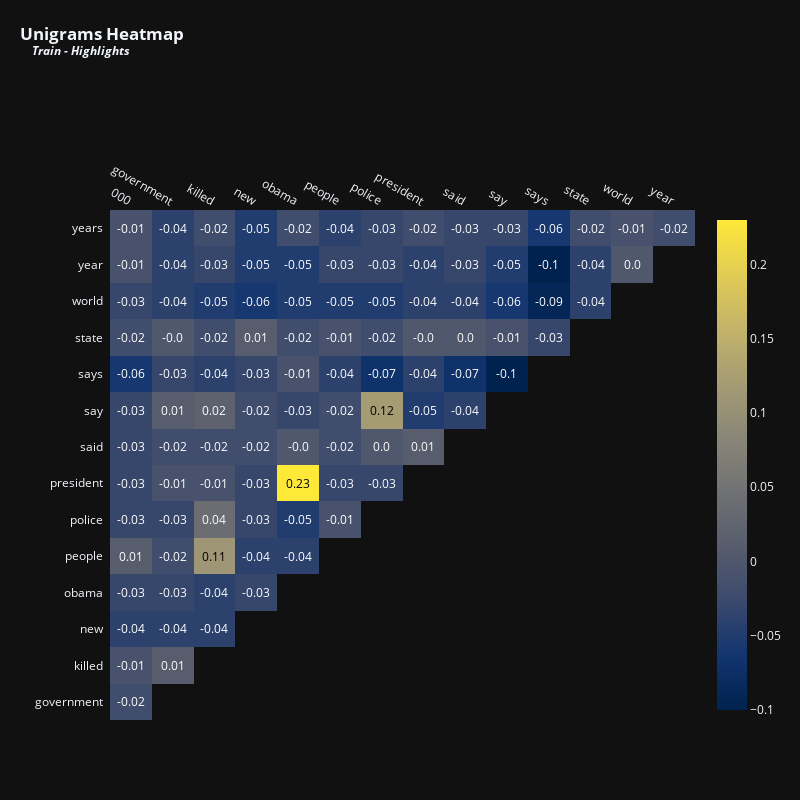

Write notebook code for a chart like this one.
### Code cell
vectorizer = TfidfVectorizer(max_features = 15,stop_words = 'english') # Top 15 terms
x = vectorizer.fit_transform(train_all['highlights'])
df_tfidfvect = pd.DataFrame(x.toarray(), columns=vectorizer.get_feature_names_out())
plot_correlation(df_tfidfvect, 'Unigrams', 'Train - Highlights', 800, 800, 12)

### Figure 1 — Plotly figure (JSON) as saved in the notebook; plotly's stock layout.template omitted (floating-point values rounded to 4 significant figures)
{"data": [{"colorscale": [[0, "#00224e"], [0.1111, "#123570"], [0.2222, "#3b496c"], [0.3333, "#575d6d"], [0.4444, "#707173"], [0.5556, "#8a8678"], [0.6667, "#a59c74"], [0.7778, "#c3b369"], [0.8889, "#e1cc55"], [1, "#fee838"]], "reversescale": false, "showscale": false, "type": "heatmap", "x": ["000", "government", "killed", "new", "obama", "people", "police", "president", "said", "say", "says", "state", "world", "year"], "y": ["years", "year", "world", "state", "says", "say", "said", "president", "police", "people", "obama", "new", "killed", "government"], "z": [[-0.01, -0.04, -0.02, -0.05, -0.02, -0.04, -0.03, -0.02, -0.03, -0.03, -0.06, -0.02, -0.01, -0.02], [-0.01, -0.04, -0.03, -0.05, -0.05, -0.03, -0.03, -0.04, -0.03, -0.05, -0.1, -0.04, 0], [-0.03, -0.04, -0.05, -0.06, -0.05, -0.05, -0.05, -0.04, -0.04, -0.06, -0.09, -0.04], [-0.02, 0, -0.02, 0.01, -0.02, -0.01, -0.02, 0, 0, -0.01, -0.03], [-0.06, -0.03, -0.04, -0.03, -0.01, -0.04, -0.07, -0.04, -0.07, -0.1], [-0.03, 0.01, 0.02, -0.02, -0.03, -0.02, 0.12, -0.05, -0.04], [-0.03, -0.02, -0.02, -0.02, 0, -0.02, 0, 0.01], [-0.03, -0.01, -0.01, -0.03, 0.23, -0.03, -0.03], [-0.03, -0.03, 0.04, -0.03, -0.05, -0.01], [0.01, -0.02, 0.11, -0.04, -0.04], [-0.03, -0.03, -0.04, -0.03], [-0.04, -0.04, -0.04], [-0.01, 0.01], [-0.02]]}, {"colorscale": [[0, "#00224e"], [0.1111, "#123570"], [0.2222, "#3b496c"], [0.3333, "#575d6d"], [0.4444, "#707173"], [0.5556, "#8a8678"], [0.6667, "#a59c74"], [0.7778, "#c3b369"], [0.8889, "#e1cc55"], [1, "#fee838"]], "showscale": true, "type": "heatmap", "visible": true, "z": [[-0.01, -0.04, -0.02, -0.05, -0.02, -0.04, -0.03, -0.02, -0.03, -0.03, -0.06, -0.02, -0.01, -0.02], [-0.01, -0.04, -0.03, -0.05, -0.05, -0.03, -0.03, -0.04, -0.03, -0.05, -0.1, -0.04, 0], [-0.03, -0.04, -0.05, -0.06, -0.05, -0.05, -0.05, -0.04, -0.04, -0.06, -0.09, -0.04], [-0.02, 0, -0.02, 0.01, -0.02, -0.01, -0.02, 0, 0, -0.01, -0.03], [-0.06, -0.03, -0.04, -0.03, -0.01, -0.04, -0.07, -0.04, -0.07, -0.1], [-0.03, 0.01, 0.02, -0.02, -0.03, -0.02, 0.12, -0.05, -0.04], [-0.03, -0.02, -0.02, -0.02, 0, -0.02, 0, 0.01], [-0.03, -0.01, -0.01, -0.03, 0.23, -0.03, -0.03], [-0.03, -0.03, 0.04, -0.03, -0.05, -0.01], [0.01, -0.02, 0.11, -0.04, -0.04], [-0.03, -0.03, -0.04, -0.03], [-0.04, -0.04, -0.04], [-0.01, 0.01], [-0.02]]}], "layout": {"annotations": [{"font": {"color": "#FFFFFF", "size": 12}, "showarrow": false, "text": "-0.01", "x": "000", "xref": "x", "y": "years", "yref": "y"}, {"font": {"color": "#FFFFFF", "size": 12}, "showarrow": false, "text": "-0.04", "x": "government", "xref": "x", "y": "years", "yref": "y"}, {"font": {"color": "#FFFFFF", "size": 12}, "showarrow": false, "text": "-0.02", "x": "killed", "xref": "x", "y": "years", "yref": "y"}, {"font": {"color": "#FFFFFF", "size": 12}, "showarrow": false, "text": "-0.05", "x": "new", "xref": "x", "y": "years", "yref": "y"}, {"font": {"color": "#FFFFFF", "size": 12}, "showarrow": false, "text": "-0.02", "x": "obama", "xref": "x", "y": "years", "yref": "y"}, {"font": {"color": "#FFFFFF", "size": 12}, "showarrow": false, "text": "-0.04", "x": "people", "xref": "x", "y": "years", "yref": "y"}, {"font": {"color": "#FFFFFF", "size": 12}, "showarrow": false, "text": "-0.03", "x": "police", "xref": "x", "y": "years", "yref": "y"}, {"font": {"color": "#FFFFFF", "size": 12}, "showarrow": false, "text": "-0.02", "x": "president", "xref": "x", "y": "years", "yref": "y"}, {"font": {"color": "#FFFFFF", "size": 12}, "showarrow": false, "text": "-0.03", "x": "said", "xref": "x", "y": "years", "yref": "y"}, {"font": {"color": "#FFFFFF", "size": 12}, "showarrow": false, "text": "-0.03", "x": "say", "xref": "x", "y": "years", "yref": "y"}, {"font": {"color": "#FFFFFF", "size": 12}, "showarrow": false, "text": "-0.06", "x": "says", "xref": "x", "y": "years", "yref": "y"}, {"font": {"color": "#FFFFFF", "size": 12}, "showarrow": false, "text": "-0.02", "x": "state", "xref": "x", "y": "years", "yref": "y"}, {"font": {"color": "#FFFFFF", "size": 12}, "showarrow": false, "text": "-0.01", "x": "world", "xref": "x", "y": "years", "yref": "y"}, {"font": {"color": "#FFFFFF", "size": 12}, "showarrow": false, "text": "-0.02", "x": "year", "xref": "x", "y": "years", "yref": "y"}, {"font": {"color": "#FFFFFF", "size": 12}, "showarrow": false, "text": "-0.01", "x": "000", "xref": "x", "y": "year", "yref": "y"}, {"font": {"color": "#FFFFFF", "size": 12}, "showarrow": false, "text": "-0.04", "x": "government", "xref": "x", "y": "year", "yref": "y"}, {"font": {"color": "#FFFFFF", "size": 12}, "showarrow": false, "text": "-0.03", "x": "killed", "xref": "x", "y": "year", "yref": "y"}, {"font": {"color": "#FFFFFF", "size": 12}, "showarrow": false, "text": "-0.05", "x": "new", "xref": "x", "y": "year", "yref": "y"}, {"font": {"color": "#FFFFFF", "size": 12}, "showarrow": false, "text": "-0.05", "x": "obama", "xref": "x", "y": "year", "yref": "y"}, {"font": {"color": "#FFFFFF", "size": 12}, "showarrow": false, "text": "-0.03", "x": "people", "xref": "x", "y": "year", "yref": "y"}, {"font": {"color": "#FFFFFF", "size": 12}, "showarrow": false, "text": "-0.03", "x": "police", "xref": "x", "y": "year", "yref": "y"}, {"font": {"color": "#FFFFFF", "size": 12}, "showarrow": false, "text": "-0.04", "x": "president", "xref": "x", "y": "year", "yref": "y"}, {"font": {"color": "#FFFFFF", "size": 12}, "showarrow": false, "text": "-0.03", "x": "said", "xref": "x", "y": "year", "yref": "y"}, {"font": {"color": "#FFFFFF", "size": 12}, "showarrow": false, "text": "-0.05", "x": "say", "xref": "x", "y": "year", "yref": "y"}, {"font": {"color": "#FFFFFF", "size": 12}, "showarrow": false, "text": "-0.1", "x": "says", "xref": "x", "y": "year", "yref": "y"}, {"font": {"color": "#FFFFFF", "size": 12}, "showarrow": false, "text": "-0.04", "x": "state", "xref": "x", "y": "year", "yref": "y"}, {"font": {"color": "#FFFFFF", "size": 12}, "showarrow": false, "text": "0.0", "x": "world", "xref": "x", "y": "year", "yref": "y"}, {"font": {"color": "#FFFFFF", "size": 12}, "showarrow": false, "text": "-0.03", "x": "000", "xref": "x", "y": "world", "yref": "y"}, {"font": {"color": "#FFFFFF", "size": 12}, "showarrow": false, "text": "-0.04", "x": "government", "xref": "x", "y": "world", "yref": "y"}, {"font": {"color": "#FFFFFF", "size": 12}, "showarrow": false, "text": "-0.05", "x": "killed", "xref": "x", "y": "world", "yref": "y"}, {"font": {"color": "#FFFFFF", "size": 12}, "showarrow": false, "text": "-0.06", "x": "new", "xref": "x", "y": "world", "yref": "y"}, {"font": {"color": "#FFFFFF", "size": 12}, "showarrow": false, "text": "-0.05", "x": "obama", "xref": "x", "y": "world", "yref": "y"}, {"font": {"color": "#FFFFFF", "size": 12}, "showarrow": false, "text": "-0.05", "x": "people", "xref": "x", "y": "world", "yref": "y"}, {"font": {"color": "#FFFFFF", "size": 12}, "showarrow": false, "text": "-0.05", "x": "police", "xref": "x", "y": "world", "yref": "y"}, {"font": {"color": "#FFFFFF", "size": 12}, "showarrow": false, "text": "-0.04", "x": "president", "xref": "x", "y": "world", "yref": "y"}, {"font": {"color": "#FFFFFF", "size": 12}, "showarrow": false, "text": "-0.04", "x": "said", "xref": "x", "y": "world", "yref": "y"}, {"font": {"color": "#FFFFFF", "size": 12}, "showarrow": false, "text": "-0.06", "x": "say", "xref": "x", "y": "world", "yref": "y"}, {"font": {"color": "#FFFFFF", "size": 12}, "showarrow": false, "text": "-0.09", "x": "says", "xref": "x", "y": "world", "yref": "y"}, {"font": {"color": "#FFFFFF", "size": 12}, "showarrow": false, "text": "-0.04", "x": "state", "xref": "x", "y": "world", "yref": "y"}, {"font": {"color": "#FFFFFF", "size": 12}, "showarrow": false, "text": "-0.02", "x": "000", "xref": "x", "y": "state", "yref": "y"}, {"font": {"color": "#FFFFFF", "size": 12}, "showarrow": false, "text": "-0.0", "x": "government", "xref": "x", "y": "state", "yref": "y"}, {"font": {"color": "#FFFFFF", "size": 12}, "showarrow": false, "text": "-0.02", "x": "killed", "xref": "x", "y": "state", "yref": "y"}, {"font": {"color": "#FFFFFF", "size": 12}, "showarrow": false, "text": "0.01", "x": "new", "xref": "x", "y": "state", "yref": "y"}, {"font": {"color": "#FFFFFF", "size": 12}, "showarrow": false, "text": "-0.02", "x": "obama", "xref": "x", "y": "state", "yref": "y"}, {"font": {"color": "#FFFFFF", "size": 12}, "showarrow": false, "text": "-0.01", "x": "people", "xref": "x", "y": "state", "yref": "y"}, {"font": {"color": "#FFFFFF", "size": 12}, "showarrow": false, "text": "-0.02", "x": "police", "xref": "x", "y": "state", "yref": "y"}, {"font": {"color": "#FFFFFF", "size": 12}, "showarrow": false, "text": "-0.0", "x": "president", "xref": "x", "y": "state", "yref": "y"}, {"font": {"color": "#FFFFFF", "size": 12}, "showarrow": false, "text": "0.0", "x": "said", "xref": "x", "y": "state", "yref": "y"}, {"font": {"color": "#FFFFFF", "size": 12}, "showarrow": false, "text": "-0.01", "x": "say", "xref": "x", "y": "state", "yref": "y"}, {"font": {"color": "#FFFFFF", "size": 12}, "showarrow": false, "text": "-0.03", "x": "says", "xref": "x", "y": "state", "yref": "y"}, {"font": {"color": "#FFFFFF", "size": 12}, "showarrow": false, "text": "-0.06", "x": "000", "xref": "x", "y": "says", "yref": "y"}, {"font": {"color": "#FFFFFF", "size": 12}, "showarrow": false, "text": "-0.03", "x": "government", "xref": "x", "y": "says", "yref": "y"}, {"font": {"color": "#FFFFFF", "size": 12}, "showarrow": false, "text": "-0.04", "x": "killed", "xref": "x", "y": "says", "yref": "y"}, {"font": {"color": "#FFFFFF", "size": 12}, "showarrow": false, "text": "-0.03", "x": "new", "xref": "x", "y": "says", "yref": "y"}, {"font": {"color": "#FFFFFF", "size": 12}, "showarrow": false, "text": "-0.01", "x": "obama", "xref": "x", "y": "says", "yref": "y"}, {"font": {"color": "#FFFFFF", "size": 12}, "showarrow": false, "text": "-0.04", "x": "people", "xref": "x", "y": "says", "yref": "y"}, {"font": {"color": "#FFFFFF", "size": 12}, "showarrow": false, "text": "-0.07", "x": "police", "xref": "x", "y": "says", "yref": "y"}, {"font": {"color": "#FFFFFF", "size": 12}, "showarrow": false, "text": "-0.04", "x": "president", "xref": "x", "y": "says", "yref": "y"}, {"font": {"color": "#FFFFFF", "size": 12}, "showarrow": false, "text": "-0.07", "x": "said", "xref": "x", "y": "says", "yref": "y"}, {"font": {"color": "#FFFFFF", "size": 12}, "showarrow": false, "text": "-0.1", "x": "say", "xref": "x", "y": "says", "yref": "y"}, {"font": {"color": "#FFFFFF", "size": 12}, "showarrow": false, "text": "-0.03", "x": "000", "xref": "x", "y": "say", "yref": "y"}, {"font": {"color": "#FFFFFF", "size": 12}, "showarrow": false, "text": "0.01", "x": "government", "xref": "x", "y": "say", "yref": "y"}, {"font": {"color": "#FFFFFF", "size": 12}, "showarrow": false, "text": "0.02", "x": "killed", "xref": "x", "y": "say", "yref": "y"}, {"font": {"color": "#FFFFFF", "size": 12}, "showarrow": false, "text": "-0.02", "x": "new", "xref": "x", "y": "say", "yref": "y"}, {"font": {"color": "#FFFFFF", "size": 12}, "showarrow": false, "text": "-0.03", "x": "obama", "xref": "x", "y": "say", "yref": "y"}, {"font": {"color": "#FFFFFF", "size": 12}, "showarrow": false, "text": "-0.02", "x": "people", "xref": "x", "y": "say", "yref": "y"}, {"font": {"color": "#000000", "size": 12}, "showarrow": false, "text": "0.12", "x": "police", "xref": "x", "y": "say", "yref": "y"}, {"font": {"color": "#FFFFFF", "size": 12}, "showarrow": false, "text": "-0.05", "x": "president", "xref": "x", "y": "say", "yref": "y"}, {"font": {"color": "#FFFFFF", "size": 12}, "showarrow": false, "text": "-0.04", "x": "said", "xref": "x", "y": "say", "yref": "y"}, {"font": {"color": "#FFFFFF", "size": 12}, "showarrow": false, "text": "-0.03", "x": "000", "xref": "x", "y": "said", "yref": "y"}, {"font": {"color": "#FFFFFF", "size": 12}, "showarrow": false, "text": "-0.02", "x": "government", "xref": "x", "y": "said", "yref": "y"}, {"font": {"color": "#FFFFFF", "size": 12}, "showarrow": false, "text": "-0.02", "x": "killed", "xref": "x", "y": "said", "yref": "y"}, {"font": {"color": "#FFFFFF", "size": 12}, "showarrow": false, "text": "-0.02", "x": "new", "xref": "x", "y": "said", "yref": "y"}, {"font": {"color": "#FFFFFF", "size": 12}, "showarrow": false, "text": "-0.0", "x": "obama", "xref": "x", "y": "said", "yref": "y"}, {"font": {"color": "#FFFFFF", "size": 12}, "showarrow": false, "text": "-0.02", "x": "people", "xref": "x", "y": "said", "yref": "y"}, {"font": {"color": "#FFFFFF", "size": 12}, "showarrow": false, "text": "0.0", "x": "police", "xref": "x", "y": "said", "yref": "y"}, {"font": {"color": "#FFFFFF", "size": 12}, "showarrow": false, "text": "0.01", "x": "president", "xref": "x", "y": "said", "yref": "y"}, {"font": {"color": "#FFFFFF", "size": 12}, "showarrow": false, "text": "-0.03", "x": "000", "xref": "x", "y": "president", "yref": "y"}, {"font": {"color": "#FFFFFF", "size": 12}, "showarrow": false, "text": "-0.01", "x": "government", "xref": "x", "y": "president", "yref": "y"}, {"font": {"color": "#FFFFFF", "size": 12}, "showarrow": false, "text": "-0.01", "x": "killed", "xref": "x", "y": "president", "yref": "y"}, {"font": {"color": "#FFFFFF", "size": 12}, "showarrow": false, "text": "-0.03", "x": "new", "xref": "x", "y": "president", "yref": "y"}, {"font": {"color": "#000000", "size": 12}, "showarrow": false, "text": "0.23", "x": "obama", "xref": "x", "y": "president", "yref": "y"}, {"font": {"color": "#FFFFFF", "size": 12}, "showarrow": false, "text": "-0.03", "x": "people", "xref": "x", "y": "president", "yref": "y"}, {"font": {"color": "#FFFFFF", "size": 12}, "showarrow": false, "text": "-0.03", "x": "police", "xref": "x", "y": "president", "yref": "y"}, {"font": {"color": "#FFFFFF", "size": 12}, "showarrow": false, "text": "-0.03", "x": "000", "xref": "x", "y": "police", "yref": "y"}, {"font": {"color": "#FFFFFF", "size": 12}, "showarrow": false, "text": "-0.03", "x": "government", "xref": "x", "y": "police", "yref": "y"}, {"font": {"color": "#FFFFFF", "size": 12}, "showarrow": false, "text": "0.04", "x": "killed", "xref": "x", "y": "police", "yref": "y"}, {"font": {"color": "#FFFFFF", "size": 12}, "showarrow": false, "text": "-0.03", "x": "new", "xref": "x", "y": "police", "yref": "y"}, {"font": {"color": "#FFFFFF", "size": 12}, "showarrow": false, "text": "-0.05", "x": "obama", "xref": "x", "y": "police", "yref": "y"}, {"font": {"color": "#FFFFFF", "size": 12}, "showarrow": false, "text": "-0.01", "x": "people", "xref": "x", "y": "police", "yref": "y"}, {"font": {"color": "#FFFFFF", "size": 12}, "showarrow": false, "text": "0.01", "x": "000", "xref": "x", "y": "people", "yref": "y"}, {"font": {"color": "#FFFFFF", "size": 12}, "showarrow": false, "text": "-0.02", "x": "government", "xref": "x", "y": "people", "yref": "y"}, {"font": {"color": "#000000", "size": 12}, "showarrow": false, "text": "0.11", "x": "killed", "xref": "x", "y": "people", "yref": "y"}, {"font": {"color": "#FFFFFF", "size": 12}, "showarrow": false, "text": "-0.04", "x": "new", "xref": "x", "y": "people", "yref": "y"}, {"font": {"color": "#FFFFFF", "size": 12}, "showarrow": false, "text": "-0.04", "x": "obama", "xref": "x", "y": "people", "yref": "y"}, {"font": {"color": "#FFFFFF", "size": 12}, "showarrow": false, "text": "-0.03", "x": "000", "xref": "x", "y": "obama", "yref": "y"}, {"font": {"color": "#FFFFFF", "size": 12}, "showarrow": false, "text": "-0.03", "x": "government", "xref": "x", "y": "obama", "yref": "y"}, {"font": {"color": "#FFFFFF", "size": 12}, "showarrow": false, "text": "-0.04", "x": "killed", "xref": "x", "y": "obama", "yref": "y"}, {"font": {"color": "#FFFFFF", "size": 12}, "showarrow": false, "text": "-0.03", "x": "new", "xref": "x", "y": "obama", "yref": "y"}, {"font": {"color": "#FFFFFF", "size": 12}, "showarrow": false, "text": "-0.04", "x": "000", "xref": "x", "y": "new", "yref": "y"}, {"font": {"color": "#FFFFFF", "size": 12}, "showarrow": false, "text": "-0.04", "x": "government", "xref": "x", "y": "new", "yref": "y"}, {"font": {"color": "#FFFFFF", "size": 12}, "showarrow": false, "text": "-0.04", "x": "killed", "xref": "x", "y": "new", "yref": "y"}, {"font": {"color": "#FFFFFF", "size": 12}, "showarrow": false, "text": "-0.01", "x": "000", "xref": "x", "y": "killed", "yref": "y"}, {"font": {"color": "#FFFFFF", "size": 12}, "showarrow": false, "text": "0.01", "x": "government", "xref": "x", "y": "killed", "yref": "y"}, {"font": {"color": "#FFFFFF", "size": 12}, "showarrow": false, "text": "-0.02", "x": "000", "xref": "x", "y": "government", "yref": "y"}], "height": 800, "margin": {"l": 110, "t": 210}, "title": {"text": "<b>Unigrams Heatmap<br><sup>&nbsp;&nbsp;&nbsp;&nbsp;<i>Train - Highlights</i></sup></b>", "x": 0.025, "xanchor": "left", "y": 0.95}, "width": 800, "xaxis": {"dtick": 1, "gridcolor": "rgb(0, 0, 0)", "showgrid": false, "side": "top", "ticks": ""}, "yaxis": {"autorange": "reversed", "dtick": 1, "showgrid": false, "ticks": "", "ticksuffix": "  "}}}
